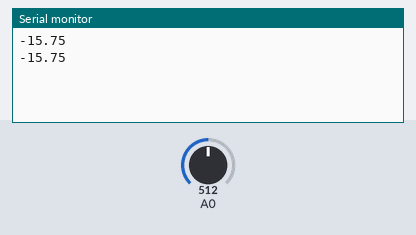
A sketch run on a simulated Arduino Uno, built with avr-gcc and run on an emulated ATmega328P. Shown: the last lines printed to the serial monitor. Inputs (shaded band) come from the test bench; at power-on: A0 = 512.

Above: at 1.8 s.
1.9 s: A0 set to 716
At 2.8 s:
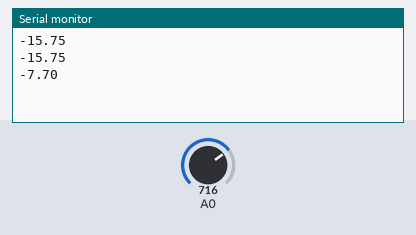
3.4 s: A0 set to 900
At 4.4 s:
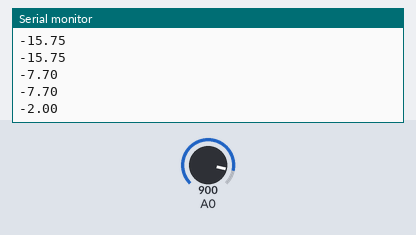
Timing chart, 0 to 6.4 s (numbered marks = the images above; inputs shaded):
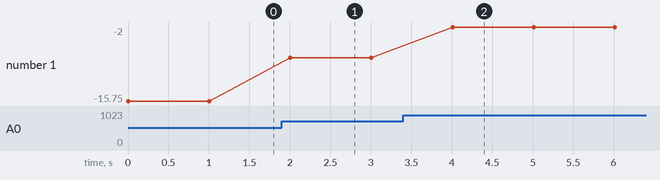

Measured:
- after the input at 1.9 s, the serial monitor: prints a new line after 0.11 s (image 1)
- after the input at 3.4 s, the serial monitor: prints a new line after 0.61 s (image 2)
- plotted number 1: -15.75 → -7.7 after the input at 1.9 s, -7.7 → -2 after the input at 3.4 s

The sketch:

TemperatureReaderStandalone.ino
```cpp
#include "NTC_3950_10k.h"
#include <math.h>

unsigned int inByte = 0;
NTC_3950_10k *tempSensor;
void setup() {
  // put your setup code here, to run once:
  Serial.begin(9600);
  tempSensor = new NTC_3950_10k(A0);
  while(!Serial);
}

void loop() {
  // put your main code here, to run repeatedly:
  Serial.println(tempSensor->readTemperature());
  delay(1000);
}
```

NTC_3950_10k.h
```cpp
class NTC_3950_10k {
  public:
    NTC_3950_10k(int);
    float readTemperature();
  private:
    int pin;
    float raw2celsius(unsigned int x);
};
```

Source omitted: NTC_3950_10k.cpp (80874 bytes)
